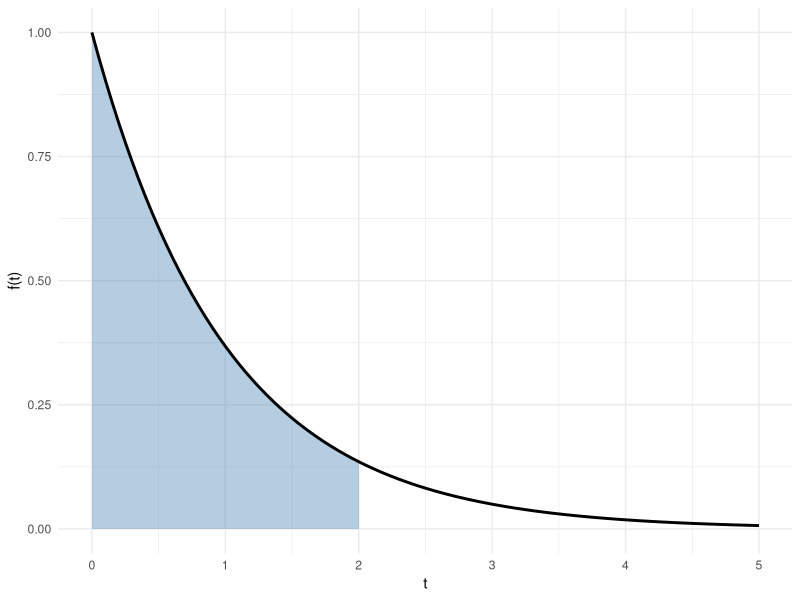
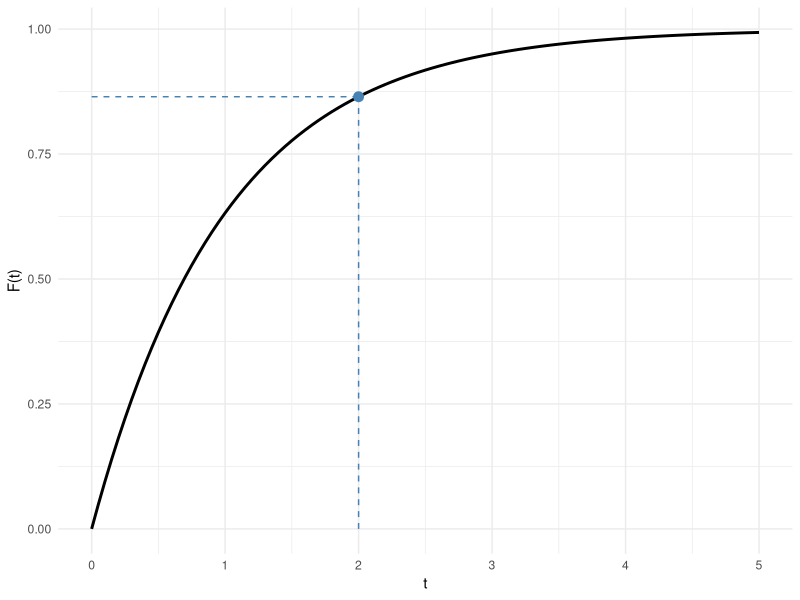

Generate these figures, in order, with R:
## ---- chunk 1
#| label: fig-exp-pdf-cdf-setup
#| include: false
lambda <- 1
t_focus <- 2
t_max <- 5
F_at_focus <- 1 - exp(-lambda * t_focus)
## ---- chunk 2
#| label: fig-exp-pdf-cdf-pdf-code
#| code-fold: true
ggplot2::ggplot() +
  ggplot2::geom_area(
    data = data.frame(t = seq(0, t_focus, length.out = 300)),
    ggplot2::aes(x = t, y = lambda * exp(-lambda * t)),
    fill = "steelblue", alpha = 0.4
  ) +
  ggplot2::geom_function(
    fun = \(t) lambda * exp(-lambda * t),
    xlim = c(0, t_max), linewidth = 1
  ) +
  ggplot2::labs(x = "t", y = "f(t)") +
  ggplot2::theme_minimal()
## ---- chunk 3
#| label: fig-exp-pdf-cdf-cdf-code
#| code-fold: true
ggplot2::ggplot() +
  ggplot2::geom_function(
    fun = \(t) 1 - exp(-lambda * t),
    xlim = c(0, t_max), linewidth = 1
  ) +
  ggplot2::geom_point(
    ggplot2::aes(x = t_focus, y = F_at_focus),
    size = 3, color = "steelblue"
  ) +
  ggplot2::geom_segment(
    ggplot2::aes(x = t_focus, xend = t_focus, y = 0, yend = F_at_focus),
    linetype = "dashed", color = "steelblue"
  ) +
  ggplot2::geom_segment(
    ggplot2::aes(x = 0, xend = t_focus, y = F_at_focus, yend = F_at_focus),
    linetype = "dashed", color = "steelblue"
  ) +
  ggplot2::labs(x = "t", y = "F(t)") +
  ggplot2::theme_minimal()
